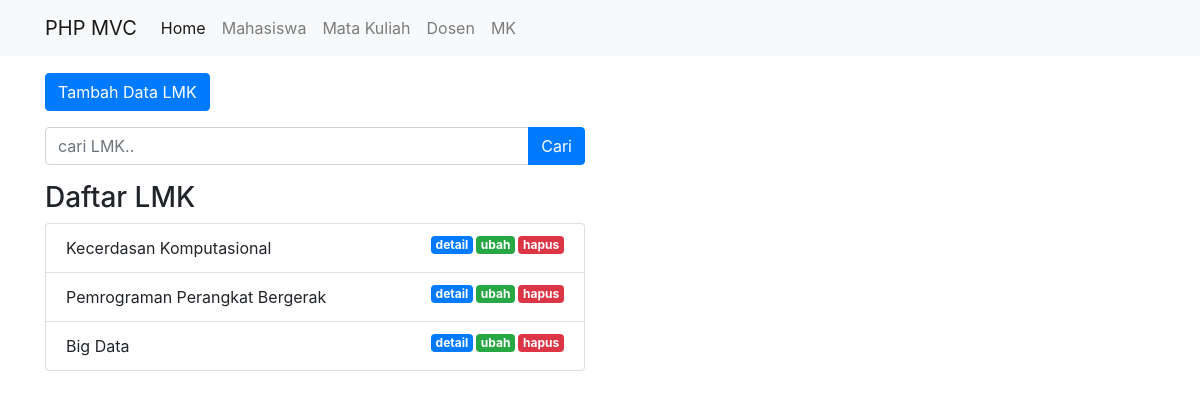
/public/lmk, run on the app's committed database.
### tables this page shows
CREATE TABLE `list_mk` (
  `id_LMK` int(11) NOT NULL,
  `id_mhs` int(11) NOT NULL,
  `id_MK` int(11) NOT NULL
);

CREATE TABLE `mata_kuliah` (
  `ID_MK` int(11) NOT NULL,
  `ID_DOSEN` int(11) DEFAULT NULL,
  `Nama_MK` varchar(255) NOT NULL,
  `Lokasi_MK` varchar(100) NOT NULL,
  `Waktu_MK` varchar(20) NOT NULL
);

### app/core/Controller.php (called while the page is built, shortened)
<?php
class Controller {
    public function view($view, $data = [])
    {
        require_once '../app/views/' . $view . '.php';
    }
    public function model($model)
    {
        return new $model;
    }
}

### app/controllers/LMK.php (called while the page is built, shortened)
<?php
class LMK extends Controller {
    public function index()
    {
        $data['judul'] = 'Daftar Mata Kuliah';
        $data['lmk'] = $this->model('LMK_model')->getAllLMK();
        $data['mata_kuliah'] = $this->model('Matakuliah_model')->getAllMatakuliah();
        $data['mhs'] = $this->model('Mahasiswa_model')->getAllMahasiswa();
        $this->view('lmk/index', $data);
    }
}

### app/core/App.php (called while the page is built, shortened)
<?php
class App
{
    protected $method = 'index';
    protected $params = [];
    public function __construct()
    {
        $this->controller = new $this->controller;
        call_user_func_array([$this->controller, $this->method], $this->params);
    }
}

### public/index.php (called while the page is built, shortened)
<?php
$app = new App;

### app/core/Database.php (called while the page is built, shortened)
<?php
class Database {
    private $host = DB_HOST;
    private $user = DB_USER;
    private $pass = DB_PASS;
    private $db_name = DB_NAME;
    private $dbh;
    private $stmt;
    public function __construct()
    {
        $dsn = 'mysql:host=' . $this->host . ';dbname=' . $this->db_name;
        $option = [
            PDO::ATTR_PERSISTENT => true,
            PDO::ATTR_ERRMODE => PDO::ERRMODE_EXCEPTION
        ];
        try {
            $this->dbh = new PDO($dsn, $this->user, $this->pass, $option);
        } catch(PDOException $e) {
            die($e->getMessage());
        }
    }
    public function query($query)
    {
        $this->stmt = $this->dbh->prepare($query);
    }
    public function execute()
    {
        $this->stmt->execute();
    }
    public function resultSet()
    {
        $this->execute();
        return $this->stmt->fetchAll(PDO::FETCH_ASSOC);
    }
}

### app/models/LMK_model.php (called while the page is built, shortened)
<?php
class LMK_model
{
    private $table = 'list_mk';
    private $table2 = 'mata_kuliah';
    private $db;
    public function __construct()
    {
        $this->db = new Database;
    }
    public function getAllLMK()
    {
        $this->db->query('SELECT * FROM ' . $this->table . ' t1 JOIN '
        . $this->table2 . ' t2 ON t1.id_MK = t2.ID_MK' );
        return $this->db->resultSet();
    }
}

### app/views/lmk/index.php (the view, shortened to what this page needs)
<div class="container mt-3">
    <div class="row">
      <div class="col-lg-6">
      </div>
    </div>
    <div class="row mb-3">
      <div class="col-lg-6">
        <button type="button" class="btn btn-primary tombolTambahData" data-toggle="modal" data-target="#formModal">
          Tambah Data LMK
        </button>
      </div>
    </div>
    <div class="row mb-3">
      <div class="col-lg-6">
        <form action="<?= BASEURL; ?>/lmk/cari" method="post">
          <div class="input-group">
            <input type="text" class="form-control" placeholder="cari LMK.." name="keyword" id="keyword" autocomplete="off">
            <div class="input-group-append">
              <button class="btn btn-primary" type="submit" id="tombolCari">Cari</button>
            </div>
          </div>
        </form>
      </div>
    </div>
    <div class="row">
        <div class="col-lg-6">
          <h3>Daftar LMK</h3>
          <ul class="list-group">
            <?php foreach( $data['lmk'] as $LMK ) : ?>
              <li class="list-group-item">
                  <?= $LMK['Nama_MK']; ?>
                  <a href="<?= BASEURL; ?>/lmk/hapus/<?= $LMK['id_LMK']; ?>" class="badge badge-danger float-right" onclick="return confirm('yakin?');">hapus</a>
                  <a href="<?= BASEURL; ?>/lmk/ubah/<?= $LMK['id_LMK']; ?>" class="badge badge-success float-right tampilModalUbah" data-toggle="modal" data-target="#formModal" data-id="<?= $LMK['id_LMK']; ?>">ubah</a>
                  <a href="<?= BASEURL; ?>/lmk/detail/<?= $LMK['id_LMK']; ?>" class="badge badge-primary float-right">detail</a>
              </li>
            <?php endforeach; ?>
          </ul>
        </div>
    </div>
</div>

### public/css/style.css (style rules this page uses)
.badge { margin-left: 3px; }

### data on the page
list_mk: id_MK.Nama_MK "Kecerdasan Komputasional"
list_mk: id_MK.Nama_MK "Pemrograman Perangkat Bergerak"
list_mk: id_MK.Nama_MK "Big Data"
